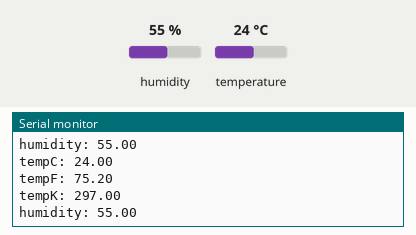
This sketch was run on a simulated Arduino Uno, built with avr-gcc and run on an emulated ATmega328P. Shown: the last lines printed to the serial monitor. The inputs (shaded band) are chosen by the test bench; at power-on: humidity 55 %, temperature 24 °C.

Above: at 2.8 s.
2.9 s: humidity set to 22 %
At 4.41 s:
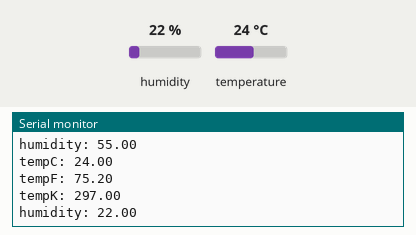
5.6 s: temperature set to 12 °C
At 6.45 s:
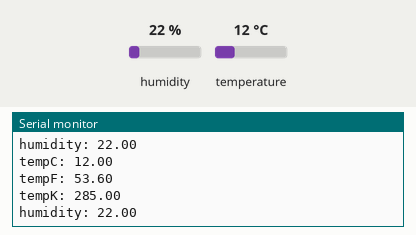
8.3 s: humidity set to 40 %
At 10.51 s:
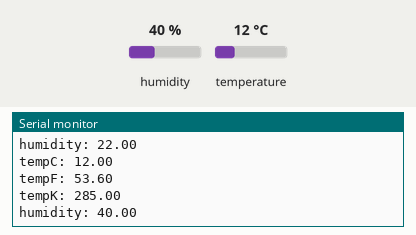
Timing chart, 0 to 12.0 s (numbered marks = the images above; inputs shaded):
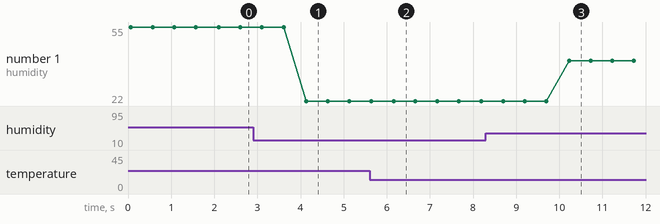

Measured:
- after the input at 2.9 s, the serial monitor: prints a new line after 1.2 s (image 1)
- after the input at 5.6 s, the serial monitor: prints a new line after 0.52 s (image 2)
- after the input at 8.3 s, the serial monitor: prints a new line after 1.9 s (image 3)
- plotted number 1: 55 → 22 after the input at 2.9 s, 22 → 40 after the input at 8.3 s

The sketch:

dht-sensor.ino
```cpp
#include <DHT_U.h>
#include <DHT.h>
#define Type DHT11

int sense_pin = 2;
int delay_time = 500;

DHT HT(sense_pin, Type);
float humidity;
float tempC;
float tempF;
float tempK;

void setup() {
  Serial.begin(9600);
  HT.begin();
}

void loop() {
  humidity = HT.readHumidity();
  tempC = HT.readTemperature();
  tempF = (tempC * 9. / 5.) + 32.;
  tempK = tempC + 273.;

  Serial.print("tempC: ");
  Serial.println(tempC);
  Serial.print("tempF: ");
  Serial.println(tempF);
  Serial.print("tempK: ");
  Serial.println(tempK);
  Serial.print("humidity: ");
  Serial.println(humidity);
  delay(delay_time);
}
```
